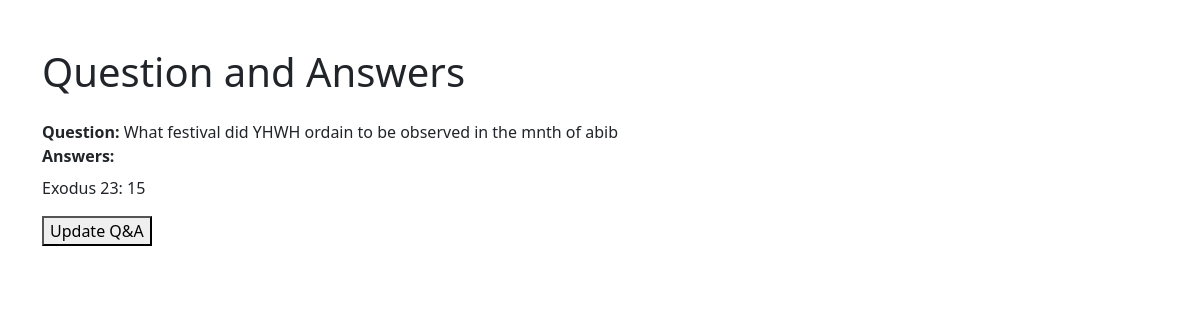
The page /lesson/2/body (signed in) on the database as committed earlier.
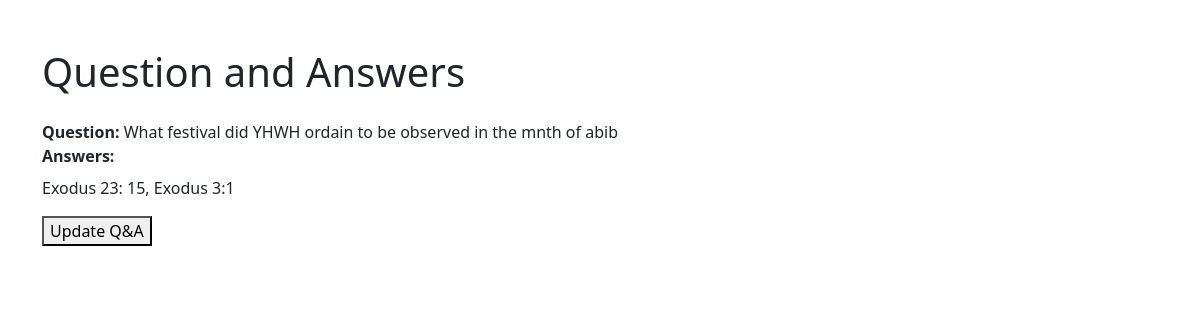
The same page on the database as committed later.
### application/models.py (models this page shows, shortened)
class Body(db.Model):
    id = db.Column(db.Integer, primary_key=True)
    question = db.Column(db.Text)
    answers = db.Column(db.Text)
    lesson_id = db.Column(db.Integer, db.ForeignKey('lesson.id'), nullable=0)

### application/routes.py (the view)
@app.route('/lesson/<int:lesson_id>/body', methods=['GET'])
@login_required
def view_body(lesson_id):
    body = Body.query.get_or_404(lesson_id)
    return render_template('view_body.html', title='Question and Answers' , body=body)

### application/models.py (called while the page is built)
@login_manager.user_loader
def load_user(user_id):
    return User.query.get(int(user_id))

### application/templates/view_body.html
{% extends "layout.html" %}
{% block content %}
<div class="container mt-5">
    <h1 class="mb-4">{{ title }}</h1>
    {% if body %}
    <li class="list-group-item mb-3">
        <strong>Question:</strong> {{ body.question }}<br>
        <strong>Answers:</strong>
        <p class="mt-2">
            {{ body.answers if body.answers else 'No answers provided' }}
        </p>
    </li>
    {% else %}
    <p class="text-muted">No body content found for this lesson.</p>
    {% endif %}
    <a href="{{url_for('update_body', lesson_id=body.lesson_id)}}">
        <div><button>Update Q&A</button></div>
    </a>
</div>
{% endblock content %}

Rows that differ between the two databases and show on the page:
changed Body "What festival did YHWH ordain to be observed in the mnth of abib": answers "Exodus 23: 15" → "Exodus 23: 15, Exodus 3:1"
